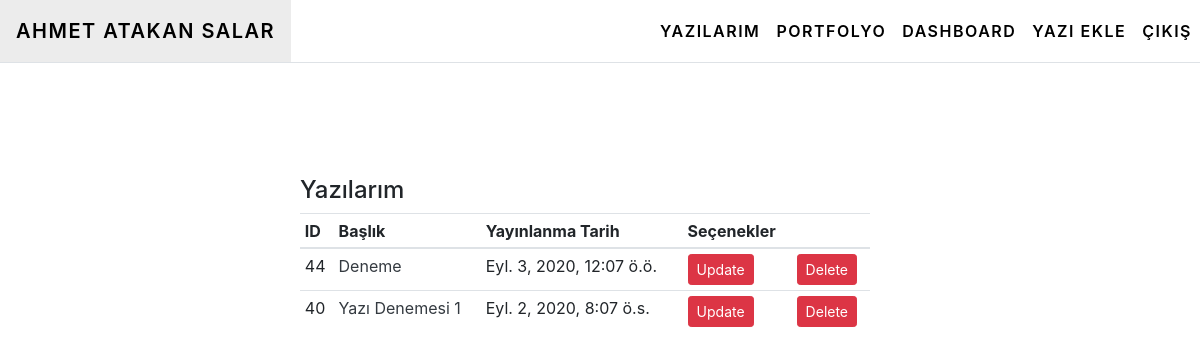
/posts/dashboard/ (signed in), run on an earlier commit of the app's database.
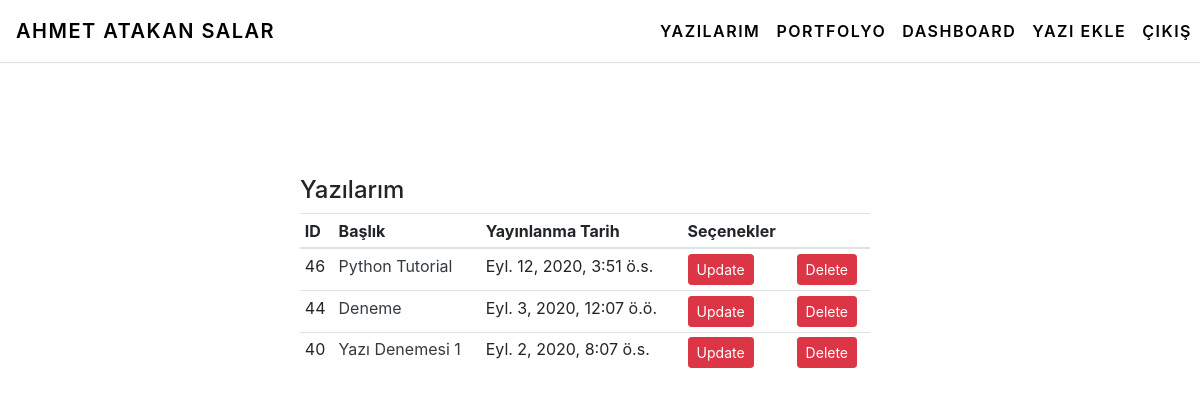
And on a later commit of the database.
### post/models.py (models this page shows, shortened)
class Post(models.Model):
    post_author = models.ForeignKey("auth.User", on_delete=models.CASCADE)
    post_title = models.CharField(max_length=50)
    post_content = RichTextField()
    post_date = models.DateTimeField(auto_now_add=True)
    post_image = models.FileField(blank=True, null=True, verbose_name="Resim Ekle:")
    post_tags = models.ManyToManyField(Tag, verbose_name="tags", blank=True, null=True)
    class Meta:
        ordering =['-post_date']

### post/views.py (the view)
# urls.py: path('dashboard/', views.dashboard, name='dashboard'),
@login_required(login_url="user:login")
def dashboard(request):
    posts = Post.objects.filter(post_author = request.user)
    context = {
        "posts": posts,
    }
    return render(request, 'dashboard.html', context)

### templates/dashboard.html
{% extends "layout.html" %}
{% block body %}
<div class="row w-100">
  <div class="col-md-6 offset-md-3 align-self-center content-wrapper">
    <h4 class="mt-5">Yazılarım</h4>
    <table class="table table-sm">
      <thead>
        <tr>
            <th scope="col">ID</th>
            <th scope="col">Başlık</th>
            <th scope="col">Yayınlanma Tarih</th>
            <th scope="col">Seçenekler</th>
            <th scope="col"></th>
        </tr>
      </thead>
      <tbody>
        {% for post in posts %}
            <tr>
                <td>
                    {{post.id}}
                </td>
                <td>
                    <a href="{% url 'post:post' post.id %}" class="text-dark">{{post.post_title}}</a>
                </td>
                <td>
                    {{post.post_date}}
                </td>
                <td><a class="btn btn-danger btn-sm" href="{% url 'post:updatePost' post.id %}">Update</a></td>
                <td><a class="btn btn-danger btn-sm" href="{% url 'post:deletePost' post.id %}">Delete</a></td>
            </tr>
        {% endfor %}
      </tbody>
    </table>
  </div>
</div>
{% endblock body %}

What changed in the data, as far as the page shows it:
added Post: id "46", post_title "Python Tutorial", post_date "Eyl. 12, 2020, 3:51 ö.s."
